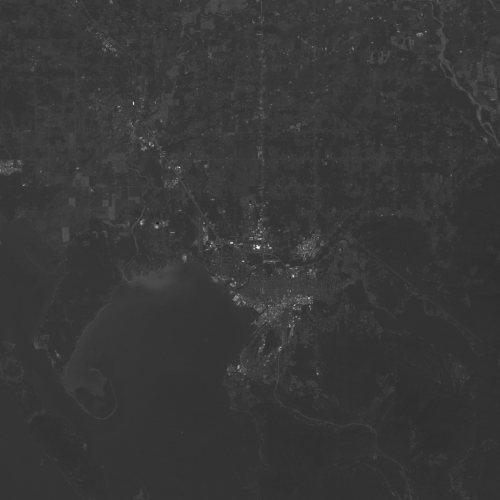
#> input picture week11_classification/week11_classification/Landsat_Data/B1.TIF, 1000 x 1000 px, found by its file name (shown at 1/2 size); its folder holds 4 pictures in this run; the run also reads 2 pictures not shown here
$ jupyter execute --allow-errors W13_InClass_PCA.ipynb   (shell and % lines are left out)
#> lines starting #> are read from the running program, lines starting #| are printed output that depends on the picture
# Understanding massive datasets: which parameters separate things?
Part of datascience is dealing with multidimensional datasets. While visualising the relationship between x and y is easy, this gets messy quickly when we look at higher dimensional data. Here, we will use **Principle Component Analysis** to reduce the complexity of datasets and understand which values really matter.

https://setosa.io/ev/principal-component-analysis/

Rotations:
https://dugas.ch/transform_viewer/index.html

We will start by going back to Week 11's classification dataset, and then apply this to Week 7's geochemistry dataset.

[cell 1]
import numpy as np
import pandas as pd
import matplotlib.pyplot as plt


from matplotlib.patches import Rectangle
from sklearn.neighbors import KNeighborsClassifier
from sklearn.preprocessing import normalize
from sklearn.decomposition import PCA

We're dealing with large datasets, so we need to change the display settings.

[cell 2]
pd.options.display.max_rows=100

We will read in the different satellite bands like before.

### Satellite imagery from combining bands

<font color=goldenrod>**_Code for you to finish_**</font>

Let's read in the 6 colour bands. This data is in `week11_classification/Landsat_Data/`. Use `plt.imread` to read each of the following files into variables `B1` to `B7`:
- B1.TIF
- B2.TIF
- B3.TIF
- B4.TIF
- B5.TIF
- B7.TIF

[cell 3]
import os
for file in os.listdir('../week11_classification/Landsat_Data'):
    print(file)

[cell 4]
B1 = plt.imread('../week11_classification/Landsat_Data/B1.TIF')
#> B1 is the input picture: shape (1000, 1000); min 3, max 255, mean 55.8
B2 = plt.imread('../week11_classification/Landsat_Data/B2.TIF')
B3 = plt.imread('../week11_classification/Landsat_Data/B3.TIF')
B4 = plt.imread('../week11_classification/Landsat_Data/B4.TIF')
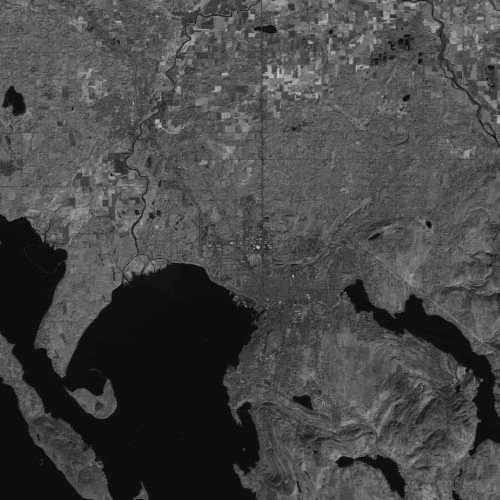
#> input picture week11_classification/week11_classification/Landsat_Data/B4.TIF, 1000 x 1000 px, found by its file name (shown at 1/2 size)
#> B4 is the input picture: shape (1000, 1000); min 1, max 239, mean 70.8
#> (the rest of this cell did not finish here and is left out)

#> (a cell that did not finish here is left out)

<font color=goldenrod>**_Code for you to finish_**</font>

- Use `plt.subplot(m,n,x)` and `plt.imshow` to plot each of bands in 6 subplots
- Give each a title
- If you use a colour map, use the same for each

[cell 6]
plt.figure(figsize=(10,10))
plt.subplot(2,3,1)
plt.imshow(B1,cmap='plasma') #Add the base RGB image
plt.title('B1')

[cell 7]
fig, ax = plt.subplots(1,6, figsize=(18,10))
titles = ['Band 1', 'Band 2','Band 3','Band 4','Band 5','Band 7',]
#> (the rest of this cell did not finish here and is left out)

<font color=red>**_Question_**</font>

Based on the pictures in this image, **which band do you think is the most important** for determining the difference between water, land, and cities?

### The importance of variance

Knowing the most important variables **helps us to better understand complicated datasets**. Moreover, it might help us focus our analysis on the most important band, and less on the other bands.

What we want to know is which of these bands is the most important for distinguishing between the different terrain types.

This can be describe by which band has the largest range, or **variance**. A straightforward way of calculating this is the **standard deviation**, which can be calculated as `np.std`.

<font color=goldenrod>**_Code for you to write_**</font>
- Calculate the **standard deviation** for each band

#> (a cell that did not finish here is left out)

<font color=red>**_Question_**</font>

Based on the variances, which band do you think is the most important for differentiating between water, land, and cities?

Band

### True colour

Like a few weeks ago, we're going to combine the bands into a False color image. We can use different combinations of the bands by making a 1000x1000x3 array and passing it to **plt.imshow( )**. Each of the 1000x1000 elements in the array represents a pixel, within that we have 3 values for the amount of Red, Green or Blue.

We will use false colour with infrared, near infrared, and red bands.

Note that we will at times be using the `.T` array method which is essentially identical to the `.transpose()` array method in the following.
This flips the orientation of the array (rows become columns and columns become rows).

[cell 9]
#Create an empty array
shape = (1000, 1000, 3)
RGB = np.empty(shape,dtype=int)

#Populate each element in the 3rd dimension with a different colour
#> (the rest of this cell did not finish here and is left out)

[cell 10]
plt.figure(figsize=(16,12)) #Plot a big figure
plt.imshow(RGB)#Plot the RGB array
plt.grid()
plt.show()

This is what we had before. With several bands combined together the differences between terrain types is very clear. Let's classify the data so that we can see what bands best separate them.

## Classification
This kind of problem is known as _classification_, a type of supervised learning. To classify data, you gather a _training_ dataset where you already label part of your data, then you _train_ your algorithm on this dataset and have it assign labels to the rest of your data. You've all probably done some of this, whenever you log in to a website and they make you identify a car in the image, you are helping to train a program to see cars. Let's see how we might practically do this with our Landsat data.

Again, we're going to work through the following steps:
1) Construct training data - observations with an **attribute** labeled
2) Choose **classifier algorithm** and train it on your training data with `.fit`
3) Test the trained **classifier algorithm** by predicting the attribute of unlabeled test data

### Making our training dataset using patches

An easy way of making our 'training' dataset would be to put a square on the map that contains only one type of terrain (Farmland, Water, City/Buildings and Forest). Let's display these on the graph using a handy feature of `matplotlib` called `patches` which can be used to draw shapes on a plot. To draw our squares, we're going to import the object `Rectangle()` from `matplotlib.patches`. `Rectangle` takes arguments for the upper left corner, width and height of the rectangle, and the face and edgecolors. We're going to make all our squares **70x70 (4900 training pixels)** and label them with `plt.text()`. Let's plot our patches and text on the RGB plot above.

Here are the upper left corner coordinates:

'City' is **x=550, x=535**;

'Farms' is **x=330, y=165**;

'Water' is **x=665, y=315**;

'Forest' is **x=455, y=780**

[cell 11]
def calc_coords(lonlat_topleft,box_width):
    """
    Calculate the corners and middle of a box given the coordinates of the top left corner and it's width
    """
    coords_box=[lonlat_topleft[0],lonlat_topleft[0]+box_width,lonlat_topleft[1],lonlat_topleft[1]+box_width]
    coords_center=[(coords_box[0]+coords_box[1])/2,(coords_box[2]+coords_box[3])/2]
    return (coords_box,coords_center)

[cell 12]
box_width=70 #How wide we want the box to be in pixels

#Define our training arrays
cc_city=[550,535] #Coordinates of the top left corner of the city box
coords_city,coords_city_center=calc_coords(cc_city,box_width)
print (coords_city)
print (coords_city_center)

cc_farm=[330,165] #Coordinates of the top left corner of the farm box
coords_farm,coords_farm_center=calc_coords(cc_farm,box_width)
print (coords_farm)
print (coords_farm_center)

cc_water=[665,315] #Coordinates of the top left corner of the water box
coords_water,coords_water_center=calc_coords(cc_water,box_width)
print (coords_water)
print (coords_water_center)

cc_forest=[455,780] #Coordinates of the top left corner of the forest box
coords_forest,coords_forest_center=calc_coords(cc_forest,box_width)
print (coords_forest)
print (coords_forest_center)

[cell 13]
fig,ax=plt.subplots(figsize=(16,12)) #Make a figure and axis object to plot patches onto
plt.imshow(RGB) #Add the base RGB image

#Add the patches

#Add a 70x70 square with top left corner 535,550. Set the square to have no fill (so we can see through it)
#Set the edge of the square to be white
ax.add_patch(Rectangle([coords_city[2],coords_city[0]],box_width,box_width,facecolor='None',edgecolor='w'))

#Plot text in the middle of the square
plt.text(coords_city_center[1],coords_city_center[0],'City',color='w',horizontalalignment='center',verticalalignment='center')

#Add our other squares
ax.add_patch(Rectangle([coords_farm[2],coords_farm[0]],box_width,box_width,facecolor='None',edgecolor='w'))
plt.text(coords_farm_center[1],coords_farm_center[0],'Farm',color='w',horizontalalignment='center',verticalalignment='center')

ax.add_patch(Rectangle([coords_water[2],coords_water[0]],box_width,box_width,facecolor='None',edgecolor='w'))
plt.text(coords_water_center[1],coords_water_center[0],'Water',color='w',horizontalalignment='center',verticalalignment='center')

ax.add_patch(Rectangle([coords_forest[2],coords_forest[0]],box_width,box_width,facecolor='None',edgecolor='w'))
plt.text(coords_forest_center[1],coords_forest_center[0],'Forest',color='w',horizontalalignment='center',verticalalignment='center')

plt.title('B5, B4, B3')
plt.xlabel('Columns [,x]')
plt.ylabel('Rows [y,]')
plt.grid()
plt.show()
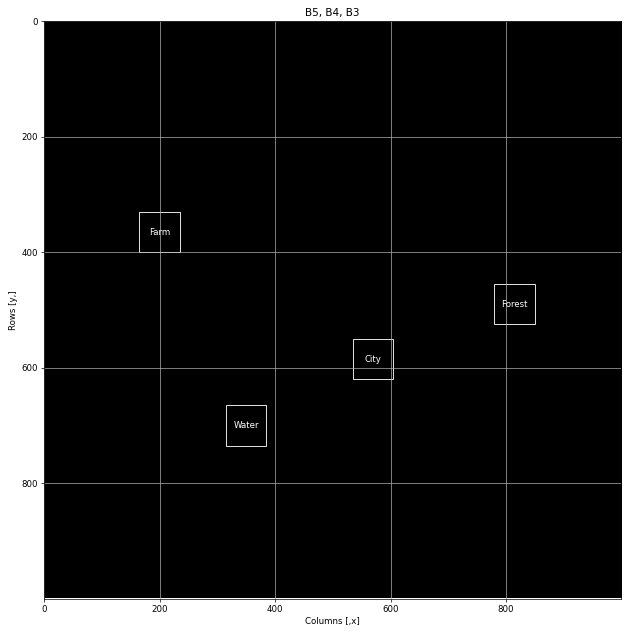
#> figure drawn by matplotlib, 1 panel
